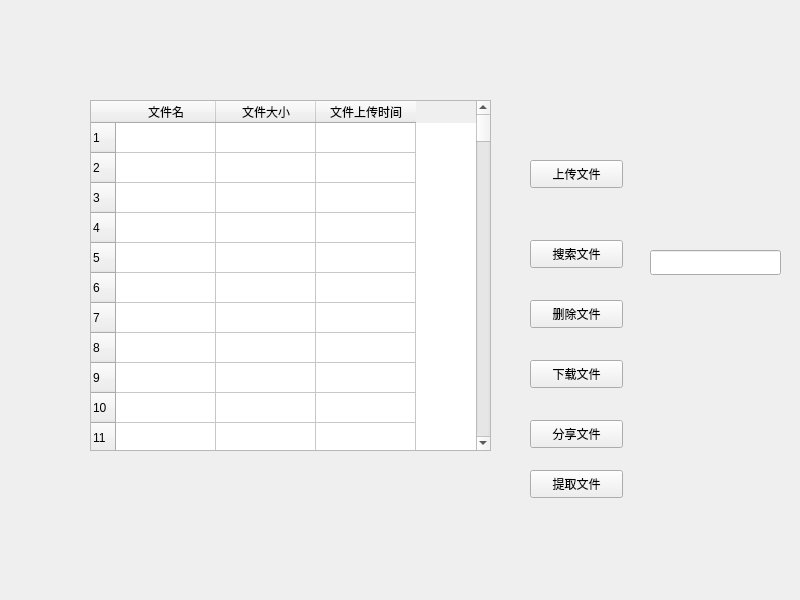
<?xml version="1.0" encoding="UTF-8"?>
<ui version="4.0">
 <class>Widget</class>
 <widget class="QWidget" name="Widget">
  <property name="geometry">
   <rect>
    <x>0</x>
    <y>0</y>
    <width>800</width>
    <height>600</height>
   </rect>
  </property>
  <property name="windowTitle">
   <string>Widget</string>
  </property>
  <widget class="QTableWidget" name="tableWidget">
   <property name="geometry">
    <rect>
     <x>90</x>
     <y>100</y>
     <width>401</width>
     <height>351</height>
    </rect>
   </property>
   <property name="selectionBehavior">
    <enum>QAbstractItemView::SelectRows</enum>
   </property>
   <property name="rowCount">
    <number>220</number>
   </property>
   <row/>
   <row/>
   <row/>
   <row/>
   <row/>
   <row/>
   <row/>
   <row/>
   <row/>
   <row/>
   <row/>
   <row/>
   <row/>
   <row/>
   <row/>
   <row/>
   <row/>
   <row/>
   <row/>
   <row/>
   <row/>
   <row/>
   <row/>
   <row/>
   <row/>
   <row/>
   <row/>
   <row/>
   <row/>
   <row/>
   <row/>
   <row/>
   <row/>
   <row/>
   <row/>
   <row/>
   <row/>
   <row/>
   <row/>
   <row/>
   <row/>
   <row/>
   <row/>
   <row/>
   <row/>
   <row/>
   <row/>
   <row/>
   <row/>
   <row/>
   <row/>
   <row/>
   <row/>
   <row/>
   <row/>
   <row/>
   <row/>
   <row/>
   <row/>
   <row/>
   <row/>
   <row/>
   <row/>
   <row/>
   <row/>
   <row/>
   <row/>
   <row/>
   <row/>
   <row/>
   <row/>
   <row/>
   <row/>
   <row/>
   <row/>
   <row/>
   <row/>
   <row/>
   <row/>
   <row/>
   <row/>
   <row/>
   <row/>
   <row/>
   <row/>
   <row/>
   <row/>
   <row/>
   <row/>
   <row/>
   <row/>
   <row/>
   <row/>
   <row/>
   <row/>
   <row/>
   <row/>
   <row/>
   <row/>
   <row/>
   <row/>
   <row/>
   <row/>
   <row/>
   <row/>
   <row/>
   <row/>
   <row/>
   <row/>
   <row/>
   <row/>
   <row/>
   <row/>
   <row/>
   <row/>
   <row/>
   <row/>
   <row/>
   <row/>
   <row/>
   <row/>
   <row/>
   <row/>
   <row/>
   <row/>
   <row/>
   <row/>
   <row/>
   <row/>
   <row/>
   <row/>
   <row/>
   <row/>
   <row/>
   <row/>
   <row/>
   <row/>
   <row/>
   <row/>
   <row/>
   <row/>
   <row/>
   <row/>
   <row/>
   <row/>
   <row/>
   <row/>
   <row/>
   <row/>
   <row/>
   <row/>
   <row/>
   <row/>
   <row/>
   <row/>
   <row/>
   <row/>
   <row/>
   <row/>
   <row/>
   <row/>
   <row/>
   <row/>
   <row/>
   <row/>
   <row/>
   <row/>
   <row/>
   <row/>
   <row/>
   <row/>
   <row/>
   <row/>
   <row/>
   <row/>
   <row/>
   <row/>
   <row/>
   <row/>
   <row/>
   <row/>
   <row/>
   <row/>
   <row/>
   <row/>
   <row/>
   <row/>
   <row/>
   <row/>
   <row/>
   <row/>
   <row/>
   <row/>
   <row/>
   <row/>
   <row/>
   <row/>
   <row/>
   <row/>
   <row/>
   <row/>
   <row/>
   <row/>
   <row/>
   <row/>
   <row/>
   <row/>
   <row/>
   <row/>
   <row/>
   <row/>
   <row/>
   <row/>
   <row/>
   <row/>
   <row/>
   <row/>
   <row/>
   <row/>
   <row/>
   <column>
    <property name="text">
     <string>文件名</string>
    </property>
   </column>
   <column>
    <property name="text">
     <string>文件大小</string>
    </property>
   </column>
   <column>
    <property name="text">
     <string>文件上传时间</string>
    </property>
   </column>
  </widget>
  <widget class="QPushButton" name="pushButton">
   <property name="geometry">
    <rect>
     <x>530</x>
     <y>160</y>
     <width>93</width>
     <height>28</height>
    </rect>
   </property>
   <property name="text">
    <string>上传文件</string>
   </property>
  </widget>
  <widget class="QPushButton" name="pushButton_2">
   <property name="geometry">
    <rect>
     <x>530</x>
     <y>240</y>
     <width>93</width>
     <height>28</height>
    </rect>
   </property>
   <property name="text">
    <string>搜索文件</string>
   </property>
  </widget>
  <widget class="QPushButton" name="pushButton_3">
   <property name="geometry">
    <rect>
     <x>530</x>
     <y>300</y>
     <width>93</width>
     <height>28</height>
    </rect>
   </property>
   <property name="text">
    <string>删除文件</string>
   </property>
  </widget>
  <widget class="QPushButton" name="pushButton_4">
   <property name="geometry">
    <rect>
     <x>530</x>
     <y>360</y>
     <width>93</width>
     <height>28</height>
    </rect>
   </property>
   <property name="text">
    <string>下载文件</string>
   </property>
  </widget>
  <widget class="QPushButton" name="pushButton_5">
   <property name="geometry">
    <rect>
     <x>530</x>
     <y>420</y>
     <width>93</width>
     <height>28</height>
    </rect>
   </property>
   <property name="text">
    <string>分享文件</string>
   </property>
  </widget>
  <widget class="QPushButton" name="pushButton_6">
   <property name="geometry">
    <rect>
     <x>530</x>
     <y>470</y>
     <width>93</width>
     <height>28</height>
    </rect>
   </property>
   <property name="text">
    <string>提取文件</string>
   </property>
  </widget>
  <widget class="QLineEdit" name="lineEdit">
   <property name="geometry">
    <rect>
     <x>650</x>
     <y>250</y>
     <width>131</width>
     <height>25</height>
    </rect>
   </property>
  </widget>
 </widget>
 <resources/>
 <connections/>
</ui>
